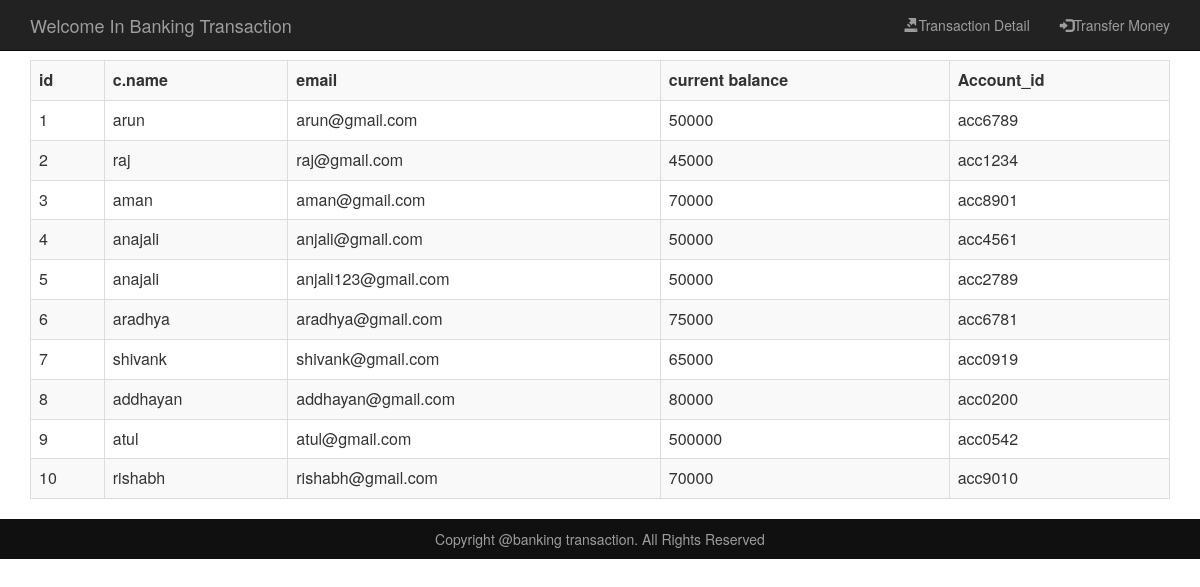
The page /customers.php on the database its author committed.
### tables this page shows
CREATE TABLE IF NOT EXISTS `customers` (
  `id` int(11) NOT NULL,
  `name` varchar(10) DEFAULT NULL,
  `email` varchar(20) DEFAULT NULL,
  `current_balance` int(11) DEFAULT NULL,
  `account_id` varchar(20) DEFAULT NULL,
  PRIMARY KEY (`id`)
);

### customers.php (the view, shortened to what this page needs)
<?php
$con = mysqli_connect("localhost","root","","banking_system") or die(mysqli_error($con));
$select_query= "select id, name, email, current_balance, account_id from customers";
$result= mysqli_query($con, $select_query) or die(mysqli_error($con));
?>
<html>
    <head>
       <link rel="stylesheet" href="https://maxcdn.bootstrapcdn.com/bootstrap/3.3.7/css/bootstrap.min.css" >
        <link rel="stylesheet" href="style.css" type="text/css">
    </head>
    <body>
        <nav class="navbar navbar-inverse navbar-fixed-top">
            <div class="container">
                <div class="navbar-header">
                    <a href="index.php" class="navbar-brand">Welcome In Banking Transaction</a>
                </div>
                <div>
                    <ul class="nav navbar-nav navbar-right">
                        <li><a href="TransactionDetails.php"><span class="glyphicon glyphicon-export"></span>Transaction Detail</a></li>
                        <li><a href="TransferMoney.php"><span class="glyphicon glyphicon-log-in"></span>Transfer Money</a></li>
                    </ul>
                </div>
            </div>
        </nav>
        <br><br><br>
        <div class="container">
            <table class="table table-striped table-bordered">
                <tbody>
                    <tr><th>id</th><th>c.name</th><th>email</th><th>current balance </th><th>Account_id </th>
                    </tr>
                    <?php while($row = mysqli_fetch_array($result)) { ?>
                    <tr><td> <?php echo $row['id']?>  </td><td><?php echo $row['name']?>  </td><td><?php echo $row['email']?>  </td><td><?php echo $row['current_balance']?>
                    </td><td><?php echo $row['account_id']?>  </td>
                    </tr><?php } ?>
                </tbody>
            </table>
        </div>
         <footer>
            <div class="container">
                <center> Copyright @banking transaction. All Rights Reserved </center>
            </div>
        </footer>
    </body>
</html>

### style.css (style rules this page uses)
body { width: 100%; height: 100%; margin: 0; }
footer { padding: 10px 0; background-color: #101010; color:#9d9d9d; bottom:0; width:100%; }

### rows shown on the page
customers: id "1", name "arun", email "arun@gmail.com", current_balance "50000", account "acc6789"
customers: id "2", name "raj", email "raj@gmail.com", current_balance "45000", account "acc1234"
customers: id "3", name "aman", email "aman@gmail.com", current_balance "70000", account "acc8901"
customers: id "4", name "anajali", email "anjali@gmail.com", current_balance "50000", account "acc4561"
customers: id "5", name "anajali", email "anjali123@gmail.com", current_balance "50000", account "acc2789"
customers: id "6", name "aradhya", email "aradhya@gmail.com", current_balance "75000", account "acc6781"
customers: id "7", name "shivank", email "shivank@gmail.com", current_balance "65000", account "acc0919"
customers: id "8", name "addhayan", email "addhayan@gmail.com", current_balance "80000", account "acc0200"
customers: id "9", name "atul", email "atul@gmail.com", current_balance "500000", account "acc0542"
customers: id "10", name "rishabh", email "rishabh@gmail.com", current_balance "70000", account "acc9010"
